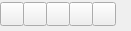
           <widget class="QFrame" name="frameSimu">
            <property name="geometry">
             <rect>
              <x>350</x>
              <y>0</y>
              <width>131</width>
              <height>31</height>
             </rect>
            </property>
            <property name="font">
             <font/>
            </property>
            <property name="mouseTracking">
             <bool>true</bool>
            </property>
            <property name="autoFillBackground">
             <bool>true</bool>
            </property>
            <property name="frameShape">
             <enum>QFrame::NoFrame</enum>
            </property>
            <property name="frameShadow">
             <enum>QFrame::Plain</enum>
            </property>
            <widget class="QPushButton" name="backward">
             <property name="geometry">
              <rect>
               <x>0</x>
               <y>2</y>
               <width>24</width>
               <height>24</height>
              </rect>
             </property>
             <property name="maximumSize">
              <size>
               <width>24</width>
               <height>24</height>
              </size>
             </property>
             <property name="font">
              <font/>
             </property>
             <property name="mouseTracking">
              <bool>true</bool>
             </property>
             <property name="autoFillBackground">
              <bool>true</bool>
             </property>
             <property name="text">
              <string/>
             </property>
             <property name="icon">
              <iconset resource="resources.qrc">
               <normaloff>:/resources/backward.png</normaloff>:/resources/backward.png</iconset>
             </property>
             <property name="iconSize">
              <size>
               <width>24</width>
               <height>24</height>
              </size>
             </property>
            </widget>
            <widget class="QPushButton" name="rewind">
             <property name="geometry">
              <rect>
               <x>23</x>
               <y>2</y>
               <width>24</width>
               <height>24</height>
              </rect>
             </property>
             <property name="maximumSize">
              <size>
               <width>24</width>
               <height>24</height>
              </size>
             </property>
             <property name="font">
              <font/>
             </property>
             <property name="mouseTracking">
              <bool>true</bool>
             </property>
             <property name="autoFillBackground">
              <bool>true</bool>
             </property>
             <property name="text">
              <string/>
             </property>
             <property name="icon">
              <iconset resource="resources.qrc">
               <normaloff>:/resources/rewind.png</normaloff>:/resources/rewind.png</iconset>
             </property>
             <property name="iconSize">
              <size>
               <width>24</width>
               <height>24</height>
              </size>
             </property>
            </widget>
            <widget class="QPushButton" name="pause">
             <property name="geometry">
              <rect>
               <x>46</x>
               <y>2</y>
               <width>24</width>
               <height>24</height>
              </rect>
             </property>
             <property name="maximumSize">
              <size>
               <width>24</width>
               <height>24</height>
              </size>
             </property>
             <property name="font">
              <font/>
             </property>
             <property name="mouseTracking">
              <bool>true</bool>
             </property>
             <property name="autoFillBackground">
              <bool>true</bool>
             </property>
             <property name="text">
              <string/>
             </property>
             <property name="icon">
              <iconset resource="resources.qrc">
               <normaloff>:/resources/pause.png</normaloff>:/resources/pause.png</iconset>
             </property>
             <property name="iconSize">
              <size>
               <width>24</width>
               <height>24</height>
              </size>
             </property>
            </widget>
            <widget class="QPushButton" name="play">
             <property name="geometry">
              <rect>
               <x>69</x>
               <y>2</y>
               <width>24</width>
               <height>24</height>
              </rect>
             </property>
             <property name="maximumSize">
              <size>
               <width>24</width>
               <height>24</height>
              </size>
             </property>
             <property name="font">
              <font/>
             </property>
             <property name="mouseTracking">
              <bool>true</bool>
             </property>
             <property name="autoFillBackground">
              <bool>true</bool>
             </property>
             <property name="text">
              <string/>
             </property>
             <property name="icon">
              <iconset resource="resources.qrc">
               <normaloff>:/resources/play.png</normaloff>:/resources/play.png</iconset>
             </property>
             <property name="iconSize">
              <size>
               <width>24</width>
               <height>24</height>
              </size>
             </property>
            </widget>
            <widget class="QPushButton" name="forward">
             <property name="geometry">
              <rect>
               <x>92</x>
               <y>2</y>
               <width>24</width>
               <height>24</height>
              </rect>
             </property>
             <property name="maximumSize">
              <size>
               <width>24</width>
               <height>24</height>
              </size>
             </property>
             <property name="font">
              <font/>
             </property>
             <property name="mouseTracking">
              <bool>true</bool>
             </property>
             <property name="autoFillBackground">
              <bool>true</bool>
             </property>
             <property name="text">
              <string/>
             </property>
             <property name="icon">
              <iconset resource="resources.qrc">
               <normaloff>:/resources/forward.png</normaloff>:/resources/forward.png</iconset>
             </property>
             <property name="iconSize">
              <size>
               <width>24</width>
               <height>24</height>
              </size>
             </property>
            </widget>
           </widget>
